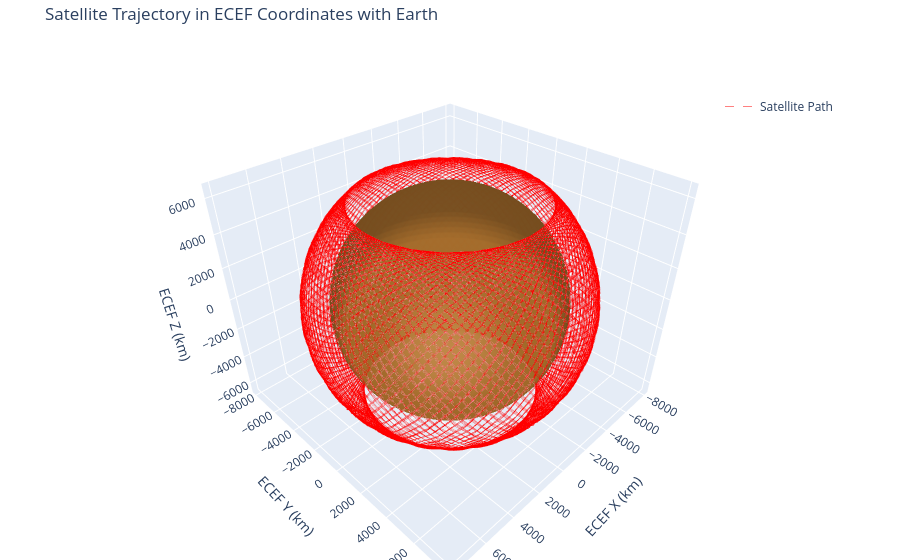

Notebook source saved alongside this figure:
### Code cell
hplot.plot_orbit(df, 'ECEF')

### Figure 1 — Plotly figure (JSON) as saved in the notebook; plotly's stock layout.template omitted (floating-point values rounded to 4 significant figures; data arrays with more than 128 entries replaced by an {"elided": "..."} marker saying what was removed)
{"data": [{"colorscale": [[0, "rgb(161, 105, 40)"], [0.1667, "rgb(189, 146, 90)"], [0.3333, "rgb(214, 189, 141)"], [0.5, "rgb(237, 234, 194)"], [0.6667, "rgb(181, 200, 184)"], [0.8333, "rgb(121, 167, 172)"], [1, "rgb(40, 135, 161)"]], "lighting": {"ambient": 0.7, "diffuse": 0.9, "roughness": 0.5, "specular": 0.1}, "lightposition": {"x": 10000, "y": 10000, "z": 10000}, "name": "Earth", "opacity": 0.9, "showscale": false, "surfacecolor": {"elided": "2500 float values"}, "type": "surface", "x": {"elided": "50x50 float values"}, "y": {"elided": "50x50 float values"}, "z": {"elided": "50x50 float values"}}, {"line": {"color": "red", "dash": "dash", "width": 0.5}, "mode": "lines", "name": "Satellite Path", "type": "scatter3d", "x": {"elided": "30001 float values"}, "y": {"elided": "30001 float values"}, "z": {"elided": "30001 float values"}}], "layout": {"legend": {"x": 0.8, "y": 0.9}, "margin": {"b": 0, "l": 0, "r": 0, "t": 40}, "scene": {"aspectmode": "data", "xaxis": {"title": {"text": "ECEF X (km)"}}, "yaxis": {"title": {"text": "ECEF Y (km)"}}, "zaxis": {"title": {"text": "ECEF Z (km)"}}}, "showlegend": true, "title": {"text": "Satellite Trajectory in ECEF Coordinates with Earth"}}}
